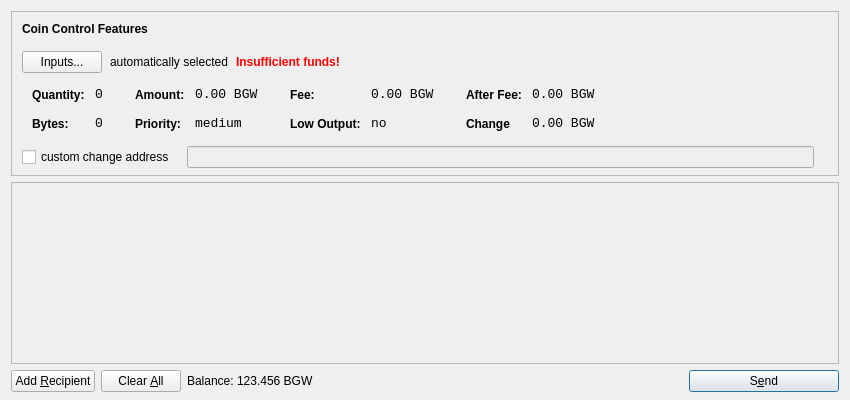
<?xml version="1.0" encoding="UTF-8"?>
<ui version="4.0">
 <class>SendCoinsDialog</class>
 <widget class="QDialog" name="SendCoinsDialog">
  <property name="geometry">
   <rect>
    <x>0</x>
    <y>0</y>
    <width>850</width>
    <height>400</height>
   </rect>
  </property>
  <property name="windowTitle">
   <string>Send Coins</string>
  </property>
  <layout class="QVBoxLayout" name="verticalLayout" stretch="0,1,0">
   <property name="bottomMargin">
    <number>8</number>
   </property>
   <item>
    <widget class="QFrame" name="frameCoinControl">
     <property name="sizePolicy">
      <sizepolicy hsizetype="Expanding" vsizetype="Expanding">
       <horstretch>0</horstretch>
       <verstretch>0</verstretch>
      </sizepolicy>
     </property>
     <property name="maximumSize">
      <size>
       <width>16777215</width>
       <height>16777215</height>
      </size>
     </property>
     <property name="frameShape">
      <enum>QFrame::StyledPanel</enum>
     </property>
     <property name="frameShadow">
      <enum>QFrame::Sunken</enum>
     </property>
     <layout class="QVBoxLayout" name="verticalLayoutCoinControl2">
      <property name="spacing">
       <number>-1</number>
      </property>
      <property name="leftMargin">
       <number>0</number>
      </property>
      <property name="topMargin">
       <number>0</number>
      </property>
      <property name="rightMargin">
       <number>0</number>
      </property>
      <property name="bottomMargin">
       <number>6</number>
      </property>
      <item>
       <layout class="QVBoxLayout" name="verticalLayoutCoinControl" stretch="0,0,0,0,1">
        <property name="spacing">
         <number>0</number>
        </property>
        <property name="leftMargin">
         <number>10</number>
        </property>
        <property name="topMargin">
         <number>10</number>
        </property>
        <item>
         <layout class="QHBoxLayout" name="horizontalLayoutCoinControl1">
          <property name="bottomMargin">
           <number>15</number>
          </property>
          <item>
           <widget class="QLabel" name="labelCoinControlFeatures">
            <property name="sizePolicy">
             <sizepolicy hsizetype="Preferred" vsizetype="Maximum">
              <horstretch>0</horstretch>
              <verstretch>0</verstretch>
             </sizepolicy>
            </property>
            <property name="font">
             <font>
              <weight>75</weight>
              <bold>true</bold>
             </font>
            </property>
            <property name="styleSheet">
             <string notr="true">font-weight:bold;</string>
            </property>
            <property name="text">
             <string>Coin Control Features</string>
            </property>
           </widget>
          </item>
         </layout>
        </item>
        <item>
         <layout class="QHBoxLayout" name="horizontalLayoutCoinControl2" stretch="0,0,0,0">
          <property name="spacing">
           <number>8</number>
          </property>
          <property name="bottomMargin">
           <number>10</number>
          </property>
          <item>
           <widget class="QPushButton" name="pushButtonCoinControl">
            <property name="styleSheet">
             <string notr="true"/>
            </property>
            <property name="text">
             <string>Inputs...</string>
            </property>
           </widget>
          </item>
          <item>
           <widget class="QLabel" name="labelCoinControlAutomaticallySelected">
            <property name="text">
             <string>automatically selected</string>
            </property>
            <property name="margin">
             <number>5</number>
            </property>
           </widget>
          </item>
          <item>
           <widget class="QLabel" name="labelCoinControlInsuffFunds">
            <property name="font">
             <font>
              <weight>75</weight>
              <bold>true</bold>
             </font>
            </property>
            <property name="styleSheet">
             <string notr="true">color:red;font-weight:bold;</string>
            </property>
            <property name="text">
             <string>Insufficient funds!</string>
            </property>
            <property name="margin">
             <number>5</number>
            </property>
           </widget>
          </item>
          <item>
           <spacer name="horizontalSpacerCoinControl">
            <property name="orientation">
             <enum>Qt::Horizontal</enum>
            </property>
            <property name="sizeHint" stdset="0">
             <size>
              <width>40</width>
              <height>1</height>
             </size>
            </property>
           </spacer>
          </item>
         </layout>
        </item>
        <item>
         <widget class="QWidget" name="widgetCoinControl" native="true">
          <property name="sizePolicy">
           <sizepolicy hsizetype="Preferred" vsizetype="Preferred">
            <horstretch>0</horstretch>
            <verstretch>0</verstretch>
           </sizepolicy>
          </property>
          <property name="minimumSize">
           <size>
            <width>0</width>
            <height>0</height>
           </size>
          </property>
          <property name="styleSheet">
           <string notr="true"/>
          </property>
          <layout class="QHBoxLayout" name="horizontalLayoutCoinControl5">
           <property name="margin">
            <number>0</number>
           </property>
           <item>
            <layout class="QHBoxLayout" name="horizontalLayoutCoinControl3" stretch="0,0,0,1">
             <property name="spacing">
              <number>20</number>
             </property>
             <property name="topMargin">
              <number>0</number>
             </property>
             <property name="bottomMargin">
              <number>10</number>
             </property>
             <item>
              <layout class="QFormLayout" name="formLayoutCoinControl1">
               <property name="horizontalSpacing">
                <number>10</number>
               </property>
               <property name="verticalSpacing">
                <number>14</number>
               </property>
               <property name="leftMargin">
                <number>10</number>
               </property>
               <property name="topMargin">
                <number>4</number>
               </property>
               <property name="rightMargin">
                <number>6</number>
               </property>
               <item row="0" column="0">
                <widget class="QLabel" name="labelCoinControlQuantityText">
                 <property name="styleSheet">
                  <string notr="true">font-weight:bold;</string>
                 </property>
                 <property name="text">
                  <string>Quantity:</string>
                 </property>
                 <property name="margin">
                  <number>0</number>
                 </property>
                </widget>
               </item>
               <item row="0" column="1">
                <widget class="QLabel" name="labelCoinControlQuantity">
                 <property name="font">
                  <font>
                   <family>Monospace</family>
                   <pointsize>10</pointsize>
                  </font>
                 </property>
                 <property name="cursor">
                  <cursorShape>IBeamCursor</cursorShape>
                 </property>
                 <property name="contextMenuPolicy">
                  <enum>Qt::ActionsContextMenu</enum>
                 </property>
                 <property name="text">
                  <string>0</string>
                 </property>
                 <property name="margin">
                  <number>0</number>
                 </property>
                 <property name="textInteractionFlags">
                  <set>Qt::LinksAccessibleByMouse|Qt::TextSelectableByKeyboard|Qt::TextSelectableByMouse</set>
                 </property>
                </widget>
               </item>
               <item row="1" column="0">
                <widget class="QLabel" name="labelCoinControlBytesText">
                 <property name="styleSheet">
                  <string notr="true">font-weight:bold;</string>
                 </property>
                 <property name="text">
                  <string>Bytes:</string>
                 </property>
                </widget>
               </item>
               <item row="1" column="1">
                <widget class="QLabel" name="labelCoinControlBytes">
                 <property name="font">
                  <font>
                   <family>Monospace</family>
                   <pointsize>10</pointsize>
                  </font>
                 </property>
                 <property name="cursor">
                  <cursorShape>IBeamCursor</cursorShape>
                 </property>
                 <property name="contextMenuPolicy">
                  <enum>Qt::ActionsContextMenu</enum>
                 </property>
                 <property name="text">
                  <string>0</string>
                 </property>
                 <property name="textInteractionFlags">
                  <set>Qt::LinksAccessibleByMouse|Qt::TextSelectableByKeyboard|Qt::TextSelectableByMouse</set>
                 </property>
                </widget>
               </item>
              </layout>
             </item>
             <item>
              <layout class="QFormLayout" name="formLayoutCoinControl2">
               <property name="horizontalSpacing">
                <number>10</number>
               </property>
               <property name="verticalSpacing">
                <number>14</number>
               </property>
               <property name="leftMargin">
                <number>6</number>
               </property>
               <property name="topMargin">
                <number>4</number>
               </property>
               <property name="rightMargin">
                <number>6</number>
               </property>
               <item row="0" column="0">
                <widget class="QLabel" name="labelCoinControlAmountText">
                 <property name="styleSheet">
                  <string notr="true">font-weight:bold;</string>
                 </property>
                 <property name="text">
                  <string>Amount:</string>
                 </property>
                 <property name="margin">
                  <number>0</number>
                 </property>
                </widget>
               </item>
               <item row="0" column="1">
                <widget class="QLabel" name="labelCoinControlAmount">
                 <property name="font">
                  <font>
                   <family>Monospace</family>
                   <pointsize>10</pointsize>
                  </font>
                 </property>
                 <property name="cursor">
                  <cursorShape>IBeamCursor</cursorShape>
                 </property>
                 <property name="contextMenuPolicy">
                  <enum>Qt::ActionsContextMenu</enum>
                 </property>
                 <property name="text">
                  <string>0.00 BGW</string>
                 </property>
                 <property name="textInteractionFlags">
                  <set>Qt::LinksAccessibleByMouse|Qt::TextSelectableByKeyboard|Qt::TextSelectableByMouse</set>
                 </property>
                </widget>
               </item>
               <item row="1" column="0">
                <widget class="QLabel" name="labelCoinControlPriorityText">
                 <property name="styleSheet">
                  <string notr="true">font-weight:bold;</string>
                 </property>
                 <property name="text">
                  <string>Priority:</string>
                 </property>
                </widget>
               </item>
               <item row="1" column="1">
                <widget class="QLabel" name="labelCoinControlPriority">
                 <property name="font">
                  <font>
                   <family>Monospace</family>
                   <pointsize>10</pointsize>
                  </font>
                 </property>
                 <property name="cursor">
                  <cursorShape>IBeamCursor</cursorShape>
                 </property>
                 <property name="contextMenuPolicy">
                  <enum>Qt::ActionsContextMenu</enum>
                 </property>
                 <property name="text">
                  <string>medium</string>
                 </property>
                 <property name="textInteractionFlags">
                  <set>Qt::LinksAccessibleByMouse|Qt::TextSelectableByKeyboard|Qt::TextSelectableByMouse</set>
                 </property>
                </widget>
               </item>
              </layout>
             </item>
             <item>
              <layout class="QFormLayout" name="formLayoutCoinControl3">
               <property name="horizontalSpacing">
                <number>10</number>
               </property>
               <property name="verticalSpacing">
                <number>14</number>
               </property>
               <property name="leftMargin">
                <number>6</number>
               </property>
               <property name="topMargin">
                <number>4</number>
               </property>
               <property name="rightMargin">
                <number>6</number>
               </property>
               <item row="0" column="0">
                <widget class="QLabel" name="labelCoinControlFeeText">
                 <property name="styleSheet">
                  <string notr="true">font-weight:bold;</string>
                 </property>
                 <property name="text">
                  <string>Fee:</string>
                 </property>
                 <property name="margin">
                  <number>0</number>
                 </property>
                </widget>
               </item>
               <item row="0" column="1">
                <widget class="QLabel" name="labelCoinControlFee">
                 <property name="font">
                  <font>
                   <family>Monospace</family>
                   <pointsize>10</pointsize>
                  </font>
                 </property>
                 <property name="cursor">
                  <cursorShape>IBeamCursor</cursorShape>
                 </property>
                 <property name="contextMenuPolicy">
                  <enum>Qt::ActionsContextMenu</enum>
                 </property>
                 <property name="text">
                  <string>0.00 BGW</string>
                 </property>
                 <property name="textInteractionFlags">
                  <set>Qt::LinksAccessibleByMouse|Qt::TextSelectableByKeyboard|Qt::TextSelectableByMouse</set>
                 </property>
                </widget>
               </item>
               <item row="1" column="0">
                <widget class="QLabel" name="labelCoinControlLowOutputText">
                 <property name="styleSheet">
                  <string notr="true">font-weight:bold;</string>
                 </property>
                 <property name="text">
                  <string>Low Output:</string>
                 </property>
                </widget>
               </item>
               <item row="1" column="1">
                <widget class="QLabel" name="labelCoinControlLowOutput">
                 <property name="font">
                  <font>
                   <family>Monospace</family>
                   <pointsize>10</pointsize>
                  </font>
                 </property>
                 <property name="cursor">
                  <cursorShape>IBeamCursor</cursorShape>
                 </property>
                 <property name="contextMenuPolicy">
                  <enum>Qt::ActionsContextMenu</enum>
                 </property>
                 <property name="text">
                  <string>no</string>
                 </property>
                 <property name="textInteractionFlags">
                  <set>Qt::LinksAccessibleByMouse|Qt::TextSelectableByKeyboard|Qt::TextSelectableByMouse</set>
                 </property>
                </widget>
               </item>
              </layout>
             </item>
             <item>
              <layout class="QFormLayout" name="formLayoutCoinControl4">
               <property name="horizontalSpacing">
                <number>10</number>
               </property>
               <property name="verticalSpacing">
                <number>14</number>
               </property>
               <property name="leftMargin">
                <number>6</number>
               </property>
               <property name="topMargin">
                <number>4</number>
               </property>
               <property name="rightMargin">
                <number>6</number>
               </property>
               <item row="0" column="0">
                <widget class="QLabel" name="labelCoinControlAfterFeeText">
                 <property name="styleSheet">
                  <string notr="true">font-weight:bold;</string>
                 </property>
                 <property name="text">
                  <string>After Fee:</string>
                 </property>
                 <property name="margin">
                  <number>0</number>
                 </property>
                </widget>
               </item>
               <item row="0" column="1">
                <widget class="QLabel" name="labelCoinControlAfterFee">
                 <property name="font">
                  <font>
                   <family>Monospace</family>
                   <pointsize>10</pointsize>
                  </font>
                 </property>
                 <property name="cursor">
                  <cursorShape>IBeamCursor</cursorShape>
                 </property>
                 <property name="contextMenuPolicy">
                  <enum>Qt::ActionsContextMenu</enum>
                 </property>
                 <property name="text">
                  <string>0.00 BGW</string>
                 </property>
                 <property name="textInteractionFlags">
                  <set>Qt::LinksAccessibleByMouse|Qt::TextSelectableByKeyboard|Qt::TextSelectableByMouse</set>
                 </property>
                </widget>
               </item>
               <item row="1" column="0">
                <widget class="QLabel" name="labelCoinControlChangeText">
                 <property name="styleSheet">
                  <string notr="true">font-weight:bold;</string>
                 </property>
                 <property name="text">
                  <string>Change</string>
                 </property>
                </widget>
               </item>
               <item row="1" column="1">
                <widget class="QLabel" name="labelCoinControlChange">
                 <property name="font">
                  <font>
                   <family>Monospace</family>
                   <pointsize>10</pointsize>
                  </font>
                 </property>
                 <property name="cursor">
                  <cursorShape>IBeamCursor</cursorShape>
                 </property>
                 <property name="contextMenuPolicy">
                  <enum>Qt::ActionsContextMenu</enum>
                 </property>
                 <property name="text">
                  <string>0.00 BGW</string>
                 </property>
                 <property name="textInteractionFlags">
                  <set>Qt::LinksAccessibleByMouse|Qt::TextSelectableByKeyboard|Qt::TextSelectableByMouse</set>
                 </property>
                </widget>
               </item>
              </layout>
             </item>
            </layout>
           </item>
          </layout>
         </widget>
        </item>
        <item>
         <layout class="QHBoxLayout" name="horizontalLayoutCoinControl4" stretch="0,0,0">
          <property name="spacing">
           <number>12</number>
          </property>
          <property name="sizeConstraint">
           <enum>QLayout::SetDefaultConstraint</enum>
          </property>
          <property name="topMargin">
           <number>5</number>
          </property>
          <property name="rightMargin">
           <number>5</number>
          </property>
          <item>
           <widget class="QCheckBox" name="checkBoxCoinControlChange">
            <property name="text">
             <string>custom change address</string>
            </property>
           </widget>
          </item>
          <item>
           <widget class="QLineEdit" name="lineEditCoinControlChange">
            <property name="enabled">
             <bool>false</bool>
            </property>
            <property name="sizePolicy">
             <sizepolicy hsizetype="Expanding" vsizetype="Fixed">
              <horstretch>0</horstretch>
              <verstretch>0</verstretch>
             </sizepolicy>
            </property>
           </widget>
          </item>
          <item>
           <widget class="QLabel" name="labelCoinControlChangeLabel">
            <property name="sizePolicy">
             <sizepolicy hsizetype="Preferred" vsizetype="Expanding">
              <horstretch>0</horstretch>
              <verstretch>0</verstretch>
             </sizepolicy>
            </property>
            <property name="minimumSize">
             <size>
              <width>0</width>
              <height>0</height>
             </size>
            </property>
            <property name="text">
             <string/>
            </property>
            <property name="margin">
             <number>3</number>
            </property>
           </widget>
          </item>
         </layout>
        </item>
        <item>
         <spacer name="verticalSpacerCoinControl">
          <property name="orientation">
           <enum>Qt::Vertical</enum>
          </property>
          <property name="sizeHint" stdset="0">
           <size>
            <width>800</width>
            <height>1</height>
           </size>
          </property>
         </spacer>
        </item>
       </layout>
      </item>
     </layout>
    </widget>
   </item>
   <item>
    <widget class="QScrollArea" name="scrollArea">
     <property name="widgetResizable">
      <bool>true</bool>
     </property>
     <widget class="QWidget" name="scrollAreaWidgetContents">
      <property name="geometry">
       <rect>
        <x>0</x>
        <y>0</y>
        <width>830</width>
        <height>165</height>
       </rect>
      </property>
      <layout class="QVBoxLayout" name="verticalLayout_2">
       <property name="margin">
        <number>0</number>
       </property>
       <item>
        <layout class="QVBoxLayout" name="entries">
         <property name="spacing">
          <number>6</number>
         </property>
        </layout>
       </item>
       <item>
        <spacer name="verticalSpacer">
         <property name="orientation">
          <enum>Qt::Vertical</enum>
         </property>
         <property name="sizeHint" stdset="0">
          <size>
           <width>20</width>
           <height>40</height>
          </size>
         </property>
        </spacer>
       </item>
      </layout>
     </widget>
    </widget>
   </item>
   <item>
    <layout class="QHBoxLayout" name="horizontalLayout">
     <item>
      <widget class="QPushButton" name="addButton">
       <property name="toolTip">
        <string>Send to multiple recipients at once</string>
       </property>
       <property name="text">
        <string>Add &amp;Recipient</string>
       </property>
       <property name="icon">
        <iconset resource="../bitcoin.qrc">
         <normaloff>:/icons/add</normaloff>:/icons/add</iconset>
       </property>
       <property name="autoDefault">
        <bool>false</bool>
       </property>
      </widget>
     </item>
     <item>
      <widget class="QPushButton" name="clearButton">
       <property name="sizePolicy">
        <sizepolicy hsizetype="Minimum" vsizetype="Fixed">
         <horstretch>0</horstretch>
         <verstretch>0</verstretch>
        </sizepolicy>
       </property>
       <property name="toolTip">
        <string>Remove all transaction fields</string>
       </property>
       <property name="text">
        <string>Clear &amp;All</string>
       </property>
       <property name="icon">
        <iconset resource="../bitcoin.qrc">
         <normaloff>:/icons/remove</normaloff>:/icons/remove</iconset>
       </property>
       <property name="autoRepeatDelay">
        <number>300</number>
       </property>
       <property name="autoDefault">
        <bool>false</bool>
       </property>
      </widget>
     </item>
     <item>
      <layout class="QHBoxLayout" name="horizontalLayout_2">
       <property name="spacing">
        <number>3</number>
       </property>
       <item>
        <widget class="QLabel" name="label">
         <property name="sizePolicy">
          <sizepolicy hsizetype="Preferred" vsizetype="Fixed">
           <horstretch>0</horstretch>
           <verstretch>0</verstretch>
          </sizepolicy>
         </property>
         <property name="text">
          <string>Balance:</string>
         </property>
        </widget>
       </item>
       <item>
        <widget class="QLabel" name="labelBalance">
         <property name="sizePolicy">
          <sizepolicy hsizetype="Preferred" vsizetype="Fixed">
           <horstretch>0</horstretch>
           <verstretch>0</verstretch>
          </sizepolicy>
         </property>
         <property name="cursor">
          <cursorShape>IBeamCursor</cursorShape>
         </property>
         <property name="text">
          <string>123.456 BGW</string>
         </property>
         <property name="textInteractionFlags">
          <set>Qt::LinksAccessibleByMouse|Qt::TextSelectableByKeyboard|Qt::TextSelectableByMouse</set>
         </property>
        </widget>
       </item>
      </layout>
     </item>
     <item>
      <spacer name="horizontalSpacer">
       <property name="orientation">
        <enum>Qt::Horizontal</enum>
       </property>
       <property name="sizeHint" stdset="0">
        <size>
         <width>40</width>
         <height>20</height>
        </size>
       </property>
      </spacer>
     </item>
     <item>
      <widget class="QPushButton" name="sendButton">
       <property name="minimumSize">
        <size>
         <width>150</width>
         <height>0</height>
        </size>
       </property>
       <property name="toolTip">
        <string>Confirm the send action</string>
       </property>
       <property name="text">
        <string>S&amp;end</string>
       </property>
       <property name="icon">
        <iconset resource="../bitcoin.qrc">
         <normaloff>:/icons/send</normaloff>:/icons/send</iconset>
       </property>
       <property name="default">
        <bool>true</bool>
       </property>
      </widget>
     </item>
    </layout>
   </item>
  </layout>
 </widget>
 <resources>
  <include location="../bitcoin.qrc"/>
 </resources>
 <connections/>
</ui>
